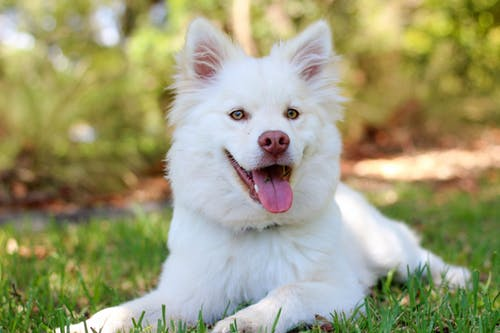
#> input picture images/dog.jpg, 500 x 333 px
$ python Adaptive_Threshold.py
#> lines starting #> are read from the running program, lines starting #| are printed output that depends on the picture; after the words box and inside, x2 and y2 are one past the last pixel; in counts of white or black regions, pixels touching at a corner belong together
import cv2
import numpy as np

image_original = cv2.imread('../images/dog.jpg')
#> image_original is the input picture: shape (333, 500, 3); mean B, G, R 120.4, 157.4, 158.6
image =cv2.cvtColor(image_original,cv2.COLOR_BGR2GRAY)
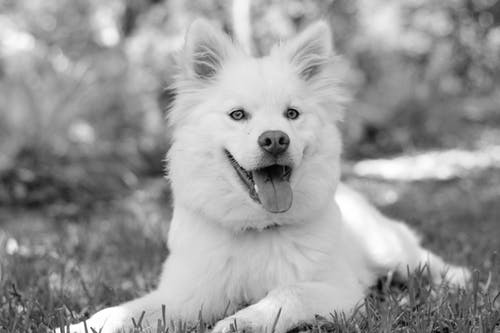
#> image: shape (333, 500); min 0, max 255, mean 153.6

cv2.imshow('Original',image)
cv2.waitKey(0)

ret,threshold1 = cv2.threshold(image,127,255,cv2.THRESH_BINARY)
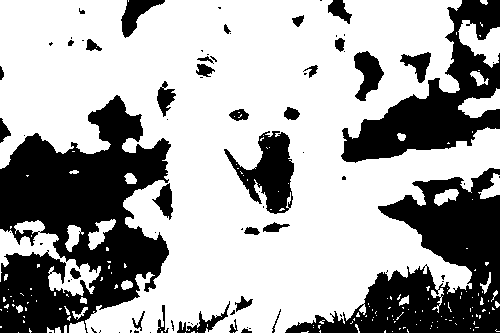
#> threshold1: shape (333, 500); 66.1% white; 79 black regions (46 under 20 px), largest, box (x1, y1, x2, y2) and area: (0, 95, 171, 333) 23484, (285, 168, 500, 333) 14931, (341, 0, 500, 163) 9628
cv2.imshow('Threshold Binary', threshold1)
cv2.waitKey()


image = cv2.GaussianBlur(image,(3,3),0)
# ADAPTIVE_THRESH_MEAN_C -> Based on mean of nighborhood of pixels
# ADAPTIVE_THRESH_GAUSSIAN_C ->weighted sum of nighborhood pixels under the Gaussian window
thresh = cv2.adaptiveThreshold(image,255,cv2.ADAPTIVE_THRESH_MEAN_C,cv2.THRESH_BINARY,3,5)
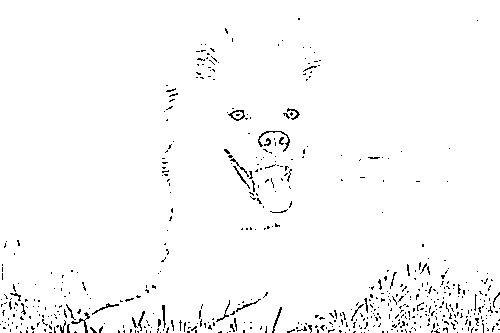
#> thresh: shape (333, 500); 97.8% white; black in thin lines or dots
cv2.imshow("ADAPTIVE",thresh)
cv2.waitKey()

#OTSU use threshold function, cleaver algorithm that assumes two peaks from image histogram
# with two different height and takes a value of thoes two peaks
_, th2 = cv2.threshold(image,0,255,cv2.THRESH_BINARY + cv2.THRESH_OTSU)
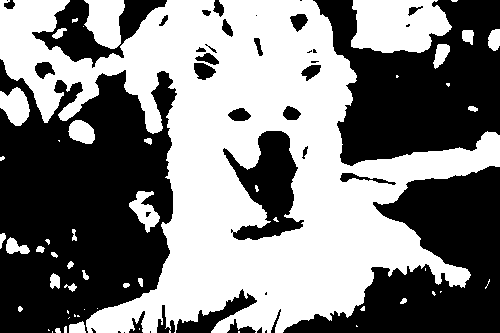
#> th2: shape (333, 500); 49.9% white; 54 white regions (25 under 20 px), largest, box (x1, y1, x2, y2) and area: (0, 0, 500, 333) 73541, (351, 0, 452, 53) 4266, (84, 0, 125, 49) 1459
cv2.imshow('OTSU', th2)
cv2.waitKey()

blur = cv2.GaussianBlur(image,(5,5),0)
_,th3 = cv2.threshold(blur,0,255,cv2.THRESH_BINARY + cv2.THRESH_OTSU)
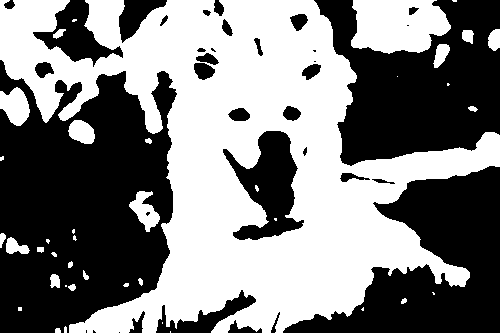
#> th3: shape (333, 500); 49.9% white; 40 white regions (18 under 20 px), largest, box (x1, y1, x2, y2) and area: (0, 0, 500, 333) 75270, (351, 0, 451, 54) 4276, (0, 87, 30, 126) 800
cv2.imshow('Gaussian OTSU', th3)
cv2.waitKey()
cv2.destroyAllWindows()

$ run again, with images/gradient.jpg copied over images/dog.jpg
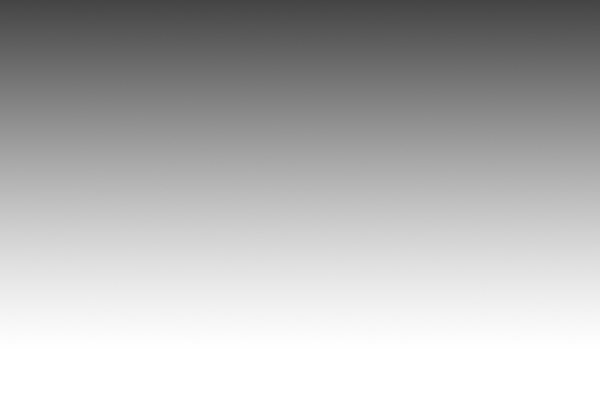
#> input picture images/gradient.jpg, 600 x 400 px
#> image_original is the input picture: shape (400, 600, 3); mean B, G, R 181.4, 181.4, 181.4
#> `ret,threshold1 = cv2.threshold(image,127,255,cv2.THRESH_BINARY)`:
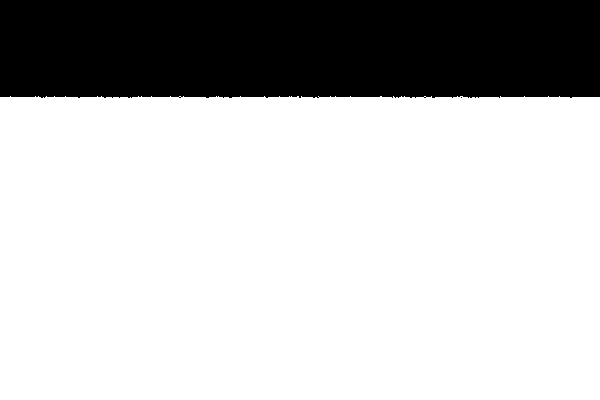
#> threshold1: shape (400, 600); 75.7% white; 2 black regions (1 under 20 px), largest, box (x1, y1, x2, y2) and area: (0, 0, 600, 98) 58204
#> thresh: shape (400, 600); every value is 255
#> `_, th2 = cv2.threshold(image,0,255,cv2.THRESH_BINARY + cv2.THRESH_OTSU)`:
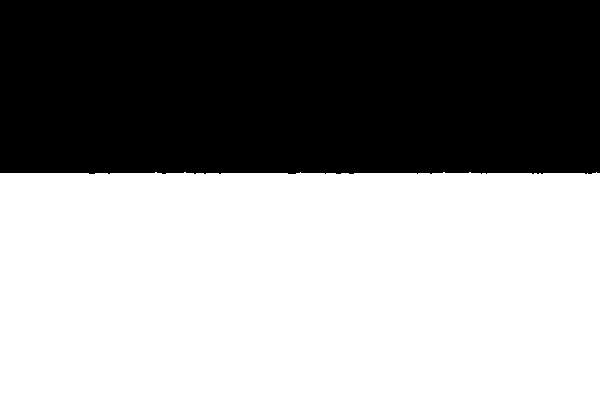
#> th2: shape (400, 600); 56.7% white; 1 black region, box (x1, y1, x2, y2) and area: (0, 0, 600, 174) 103844
#> th3: shape (400, 600); 56.7% white; 1 black region, box (x1, y1, x2, y2) and area: (0, 0, 600, 174) 103838

$ run again, with images/scan.jpg copied over images/dog.jpg
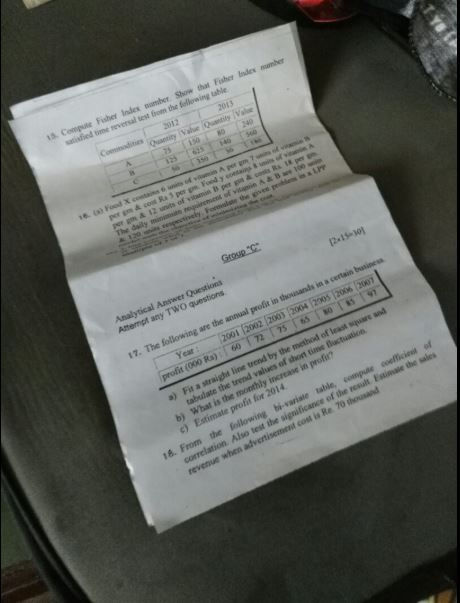
#> input picture images/scan.jpg, 460 x 603 px
#> image_original is the input picture: shape (603, 460, 3); mean B, G, R 93.4, 98.2, 95.2
#> `ret,threshold1 = cv2.threshold(image,127,255,cv2.THRESH_BINARY)`:
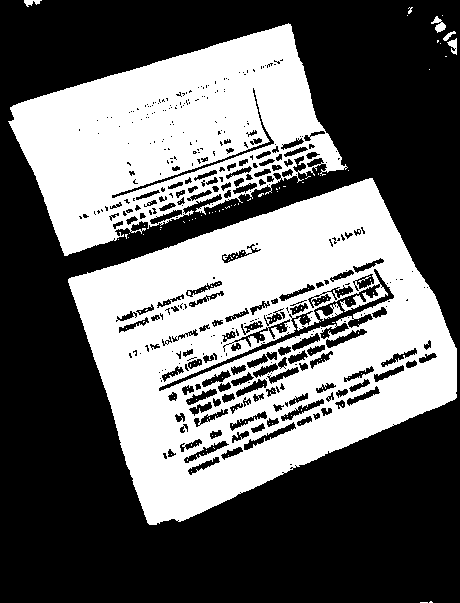
#> threshold1: shape (603, 460); 40.8% white; 161 white regions (154 under 20 px), largest, box (x1, y1, x2, y2) and area: (68, 178, 457, 525) 71481, (8, 23, 348, 256) 40801, (316, 303, 343, 321) 158
#> thresh: shape (603, 460); 96.5% white; black in thin lines or dots
#> th2: shape (603, 460); 48.4% white; 21 white regions (12 under 20 px), largest, box (x1, y1, x2, y2) and area: (8, 22, 457, 533) 133099, (430, 14, 457, 61) 621, (23, 0, 47, 8) 122
#> `_,th3 = cv2.threshold(blur,0,255,cv2.THRESH_BINARY + cv2.THRESH_OTSU)`:
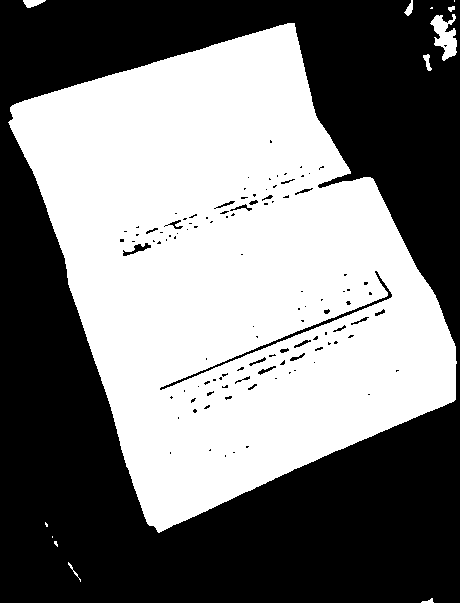
#> th3: shape (603, 460); 49.2% white; 13 white regions (5 under 20 px), largest, box (x1, y1, x2, y2) and area: (8, 23, 457, 533) 135260, (430, 14, 457, 61) 688, (23, 0, 46, 8) 118
